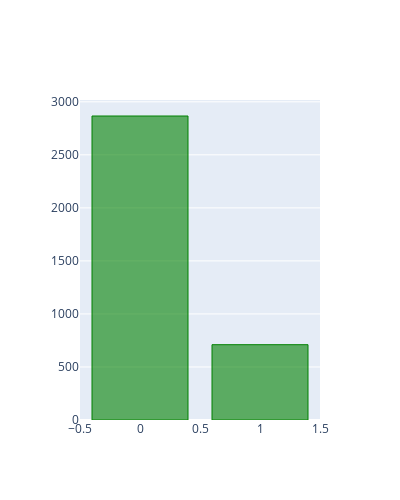

Notebook source saved alongside this figure:
### Code cell
target_layout = cf.Layout(
    height=500,
    width=400
)
Train.BAD.value_counts().iplot(kind='bar',layout = target_layout, title = 'Default Flag distribution', hline=(0),colors=['green'])

### Figure 1 — Plotly figure (JSON) as saved in the notebook; plotly's stock layout.template omitted (floating-point values rounded to 4 significant figures)
{"data": [{"marker": {"color": "rgba(0, 128, 0, 0.6)", "line": {"color": "rgba(0, 128, 0, 1.0)", "width": 1}}, "name": "BAD", "orientation": "v", "text": "", "type": "bar", "x": [0, 1], "y": [2866, 710]}], "layout": {"height": 500, "width": 400, "xaxis": {"autorange": true, "range": [-0.5, 1.5], "type": "linear"}, "yaxis": {"autorange": true, "range": [0, 3017.0], "type": "linear"}}}
